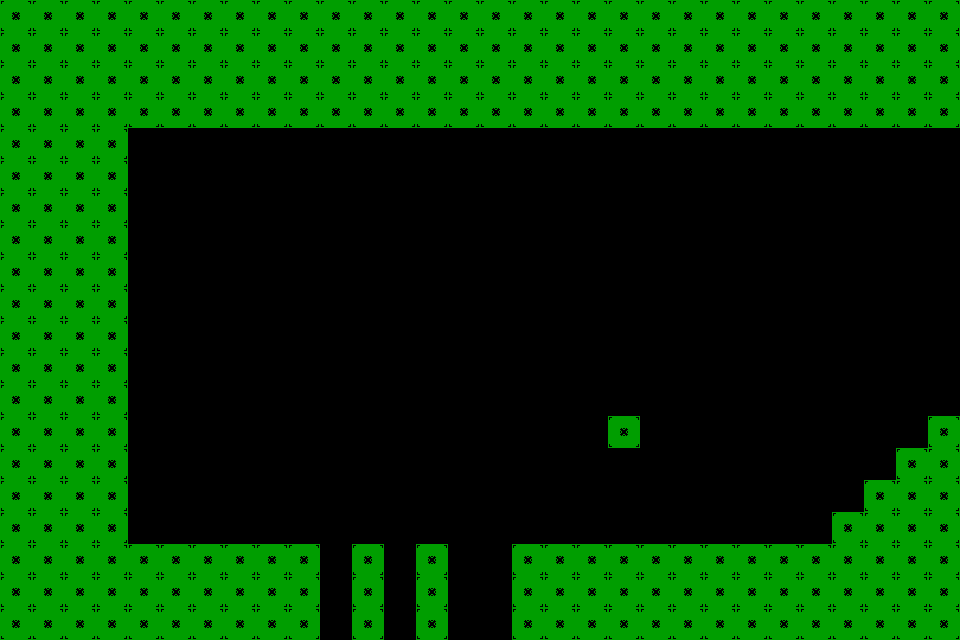

This is a level from a 2D game, rendered from its Tiled map with the project's own tilesets. A one-line summary and the complete map file follow:
An orthogonal 30x20 tile map with 32x32 px tiles, 1 tile layer (Layout).

<map version="1.10" tiledversion="1.12.2" orientation="orthogonal" renderorder="right-down" width="30" height="20" tilewidth="32" tileheight="32" infinite="0" nextlayerid="2" nextobjectid="1">
 <editorsettings>
  <export target="../maps/level1" format="json" />
 </editorsettings>
 <tileset firstgid="1" name="My tileset" tilewidth="32" tileheight="32" tilecount="1" columns="0">
  <grid orientation="orthogonal" width="1" height="1" />
  <tile id="0">
   <image source="../assets/images/test.png" width="32" height="32" />
  </tile>
 </tileset>
 <layer id="1" name="Layout" width="30" height="20">
  <data encoding="csv">
1,1,1,1,1,1,1,1,1,1,1,1,1,1,1,1,1,1,1,1,1,1,1,1,1,1,1,1,1,1,
1,1,1,1,1,1,1,1,1,1,1,1,1,1,1,1,1,1,1,1,1,1,1,1,1,1,1,1,1,1,
1,1,1,1,1,1,1,1,1,1,1,1,1,1,1,1,1,1,1,1,1,1,1,1,1,1,1,1,1,1,
1,1,1,1,1,1,1,1,1,1,1,1,1,1,1,1,1,1,1,1,1,1,1,1,1,1,1,1,1,1,
1,1,1,1,0,0,0,0,0,0,0,0,0,0,0,0,0,0,0,0,0,0,0,0,0,0,0,0,0,0,
1,1,1,1,0,0,0,0,0,0,0,0,0,0,0,0,0,0,0,0,0,0,0,0,0,0,0,0,0,0,
1,1,1,1,0,0,0,0,0,0,0,0,0,0,0,0,0,0,0,0,0,0,0,0,0,0,0,0,0,0,
1,1,1,1,0,0,0,0,0,0,0,0,0,0,0,0,0,0,0,0,0,0,0,0,0,0,0,0,0,0,
1,1,1,1,0,0,0,0,0,0,0,0,0,0,0,0,0,0,0,0,0,0,0,0,0,0,0,0,0,0,
1,1,1,1,0,0,0,0,0,0,0,0,0,0,0,0,0,0,0,0,0,0,0,0,0,0,0,0,0,0,
1,1,1,1,0,0,0,0,0,0,0,0,0,0,0,0,0,0,0,0,0,0,0,0,0,0,0,0,0,0,
1,1,1,1,0,0,0,0,0,0,0,0,0,0,0,0,0,0,0,0,0,0,0,0,0,0,0,0,0,0,
1,1,1,1,0,0,0,0,0,0,0,0,0,0,0,0,0,0,0,0,0,0,0,0,0,0,0,0,0,0,
1,1,1,1,0,0,0,0,0,0,0,0,0,0,0,0,0,0,0,1,0,0,0,0,0,0,0,0,0,1,
1,1,1,1,0,0,0,0,0,0,0,0,0,0,0,0,0,0,0,0,0,0,0,0,0,0,0,0,1,1,
1,1,1,1,0,0,0,0,0,0,0,0,0,0,0,0,0,0,0,0,0,0,0,0,0,0,0,1,1,1,
1,1,1,1,0,0,0,0,0,0,0,0,0,0,0,0,0,0,0,0,0,0,0,0,0,0,1,1,1,1,
1,1,1,1,1,1,1,1,1,1,0,1,0,1,0,0,1,1,1,1,1,1,1,1,1,1,1,1,1,1,
1,1,1,1,1,1,1,1,1,1,0,1,0,1,0,0,1,1,1,1,1,1,1,1,1,1,1,1,1,1,
1,1,1,1,1,1,1,1,1,1,0,1,0,1,0,0,1,1,1,1,1,1,1,1,1,1,1,1,1,1
</data>
 </layer>
</map>
